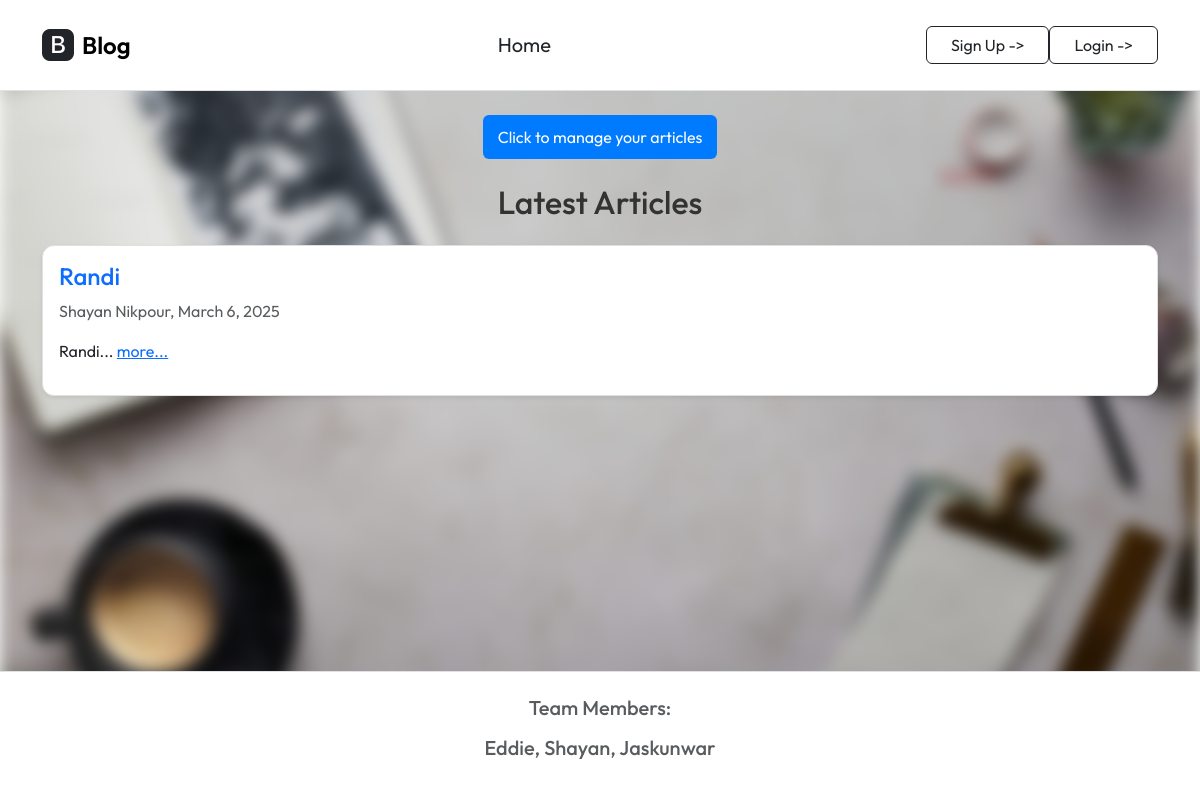
The app's page /home.php with its own data.
### tables this page shows
CREATE TABLE Articles (
    ArticleId INTEGER PRIMARY KEY AUTOINCREMENT,
    ArticleTitle VARCHAR(80),
    ArticleBody VARCHAR(500),

    CreateDate DATE,
    StartDate DATE,
    EndDate DATE,

    ContributerUsername VARCHAR(80)
);

### home.php (the view, shortened to what this page needs)
<?php
$db = new SQLite3('info.db');
$current_date = date('Y-m-d');
$query = "SELECT Articles.*, Users.FirstName, Users.LastName
          FROM Articles
          JOIN Users ON Articles.ContributerUsername = Users.Username
          WHERE StartDate <= '$current_date' AND EndDate >= '$current_date'
          ORDER BY CreateDate DESC";
$results = $db->query($query);
?>
<?php include('./inc/inc_header.php'); ?>
<div class="background-blur"></div>
<div class="container mt-4">
    <div class="text-center">
        <a href="write.php" class="btn btn-primary btn-lg">Click to manage your articles</a>
    </div>
</div>
<div class="container mt-4">
    <h2 class="text-center mb-4">Latest Articles</h2>
    <?php while ($row = $results->fetchArray(SQLITE3_ASSOC)) { ?>
        <div class="card mb-3 p-3 shadow-sm">
            <h4 class="text-primary"><?= htmlspecialchars($row['ArticleTitle']) ?></h4>
            <p class="text-muted">
                <?= htmlspecialchars($row['FirstName'] . ' ' . $row['LastName']) ?>, <?= date("F j, Y", strtotime($row['CreateDate'])) ?>
            </p>
            <p>
                <span id="preview_<?= $row['ArticleId'] ?>">
                    <?= substr($row['ArticleBody'], 0, 100) ?>...
                </span>
                <a href="javascript:void(0);" class="text-primary" onclick="toggleArticle(<?= $row['ArticleId'] ?>)">
                    <span id="toggle_<?= $row['ArticleId'] ?>">more...</span>
                </a>
            </p>
        </div>
    <?php } ?>
</div>
<?php include('./inc/inc_footer.php'); ?>

### inc/style.css (style rules this page uses)
body { margin: 0; font-family: Arial, sans-serif; color: white; }
.background-blur { position: fixed; top: 0; left: 0; width: 100%; height: 100%; background: url('../images/background.jpeg') no-repeat center center fixed; background-size: cover; filter: blur(8px); z-index: -1; }
.card { background-color: white !important; border: 1px solid #e0e0e0; border-radius: 12px; box-shadow: 0 4px 10px rgba(0, 0, 0, 0.1); }
h2 { color: #333; margin-bottom: 1rem; }
.btn-primary { background: #007BFF; color: white; border: none; border-radius: 6px; font-size: 1rem; cursor: pointer; transition: 0.3s ease; padding: 10px 15px; display: inline-block; text-align: center; text-decoration: none; }

### inc/inc_header.php (style rules this page uses)
body { font-family: "Outfit", serif; font-optical-sizing: auto; font-style: normal; }

### records on screen
articles: ArticleTitle "Randi", LastName "Shayan Nikpour", CreateDate "March 6, 2025", ArticleBody "Randi"
